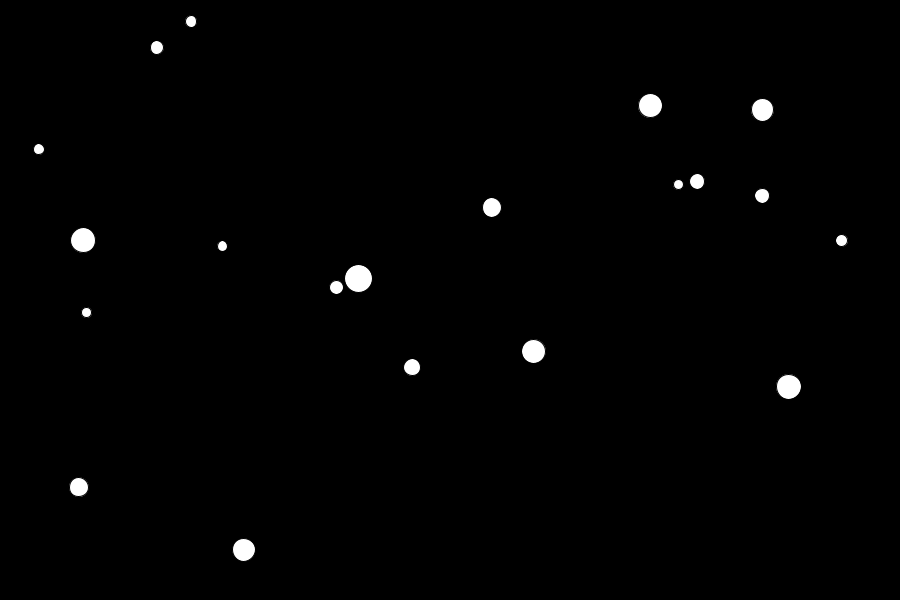
Frame 1 (no input)
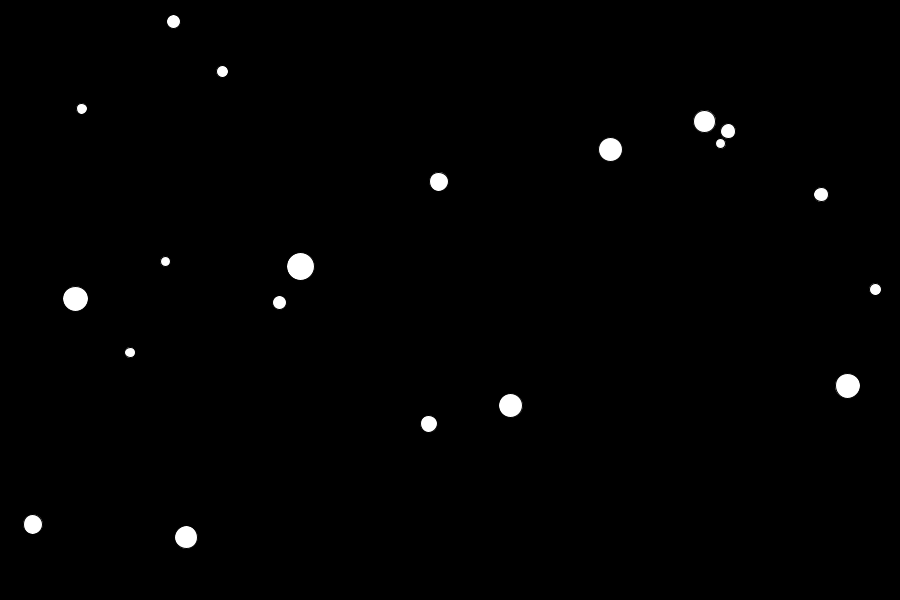
Frame 60 (the mouse pressed at the canvas centre just before this capture)
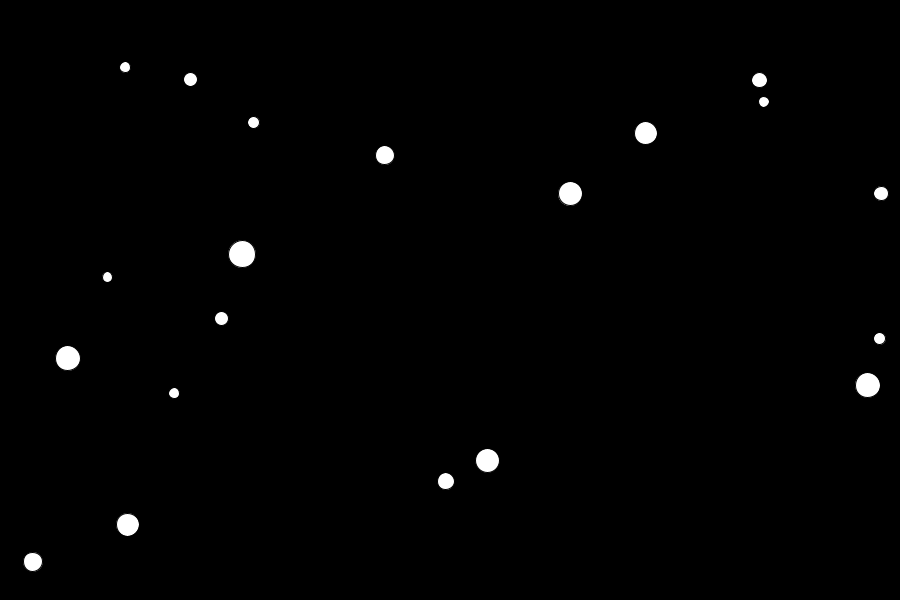
Frame 120 (the mouse held since frame 60 and released just before this capture)

The Processing sketch that drew these frames (run headless with seeded random() and noise(); from frame 60 on, the mouse is pressed at the canvas centre):

// Processing sketch: Collision_Ball
// ── Collision_Ball.pde
int count=20;
PVector[] loc= new PVector[count];
PVector[] acc= new PVector [count];
PVector [] vel= new PVector [count];
float[] sz= new float[count];

void setup() {
  size(900, 600);
  for (int i=0; i< count; i++) {
    sz[i] = random(10, 30);
    acc[i]=new PVector(0, 0);
    loc[i]=new PVector(random(sz[i], width-sz[i]), random(sz[i], height-sz[i]));
    vel[i]=PVector.random2D();
  }
}

void draw() {
  background(0);
  for (int i= 0; i< count; i++) {
    vel[i].add(acc[i]);
    loc[i].add(vel[i]);

    for (int j= 0; j< count; j++) {
      if (i!=j) {
        if (loc[i].dist(loc[j])< sz[i]/2+ sz[j]/2) {
          print("Collision");
          if (loc[i].x<loc[j].x) {
            vel[i].x=-abs(vel[i].x);
            vel[j].x=abs(vel[j].x);
          } else {
            vel[i].x= abs(vel[i].x);
            vel[j].x= -abs(vel[j].x);
          }
          if (loc[i].y<loc[j].y) {
            vel[i].y=-abs(vel[i].y);
            vel[j].y=abs(vel[j].y);
          } else {
            vel[i].y= abs(vel[i].y);
            vel[j].y= -abs(vel[j].y);
          }
        }
      }
    }
    ellipse(loc[i].x, loc[i].y, sz[i], sz[i]);
    if (loc[i].x + sz[i]/2> width || loc[i].x-sz[i]/2<0) {
      vel[i].x*=-1;
    }
    if (loc[i].y + sz[i]/2> height || loc[i].y-sz[i]/2<0) {
      vel[i].y*=-1;
    }
  }
}
void mouseReleased() {
  loc[0].set(mouseX, mouseY);
}
